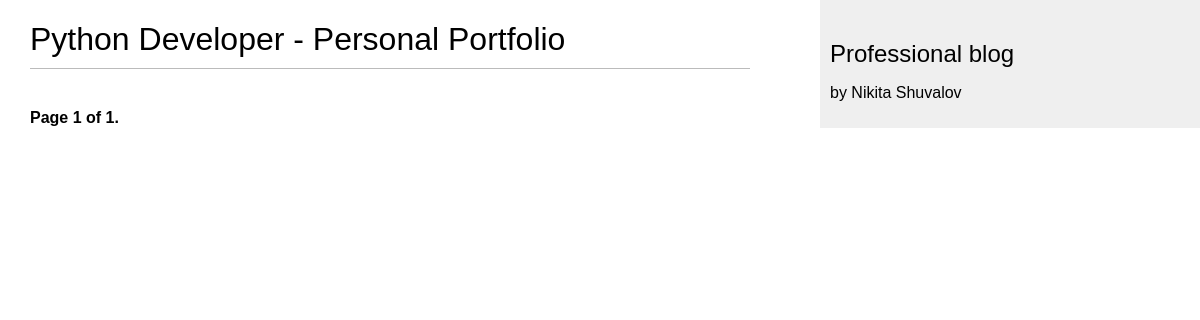
Page /blog/ on the earlier database version.
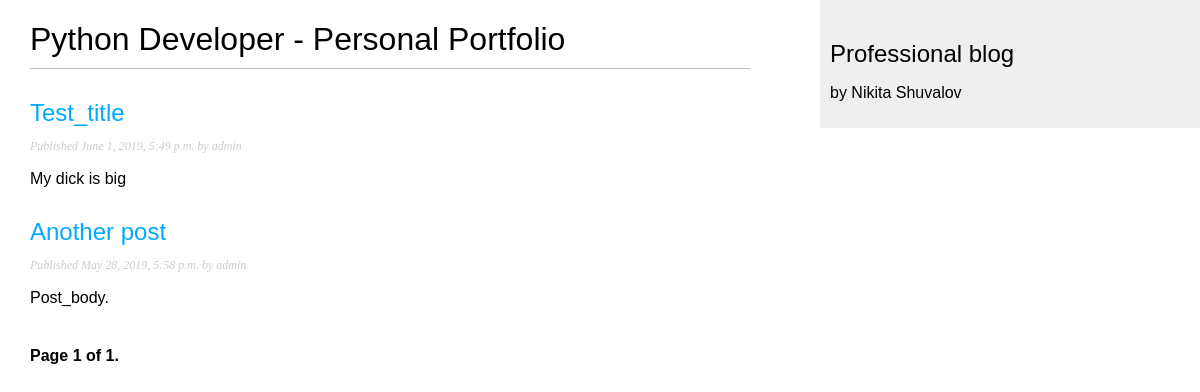
Same page on the later database version.
### blog/models.py (models this page shows, shortened)
class Post(models.Model):
    STATUS_CHOICES = (
        ('draft', 'Draft'),
        ('published', 'Published')
    )
    title = models.CharField(max_length=250)
    slug = models.SlugField(max_length=250, unique_for_date='publish')
    author = models.ForeignKey(User, on_delete=models.CASCADE, related_name='blog_posts')
    body = models.TextField()
    publish = models.DateTimeField(default=timezone.now)
    created = models.DateTimeField(auto_now_add=True)
    updated = models.DateTimeField(auto_now=True)
    status = models.CharField(max_length=10, choices=STATUS_CHOICES, default='draft')
    objects = models.Manager()
    published = PublishedManager()
    class Meta:
        ordering = ['-publish']
    def get_absolute_url(self):
        return reverse('blog:post_detail', args=[self.publish.year, self.publish.month, self.publish.day, self.slug])

### blog/views.py (the view)
# urls.py: path('', views.PostListView.as_view(), name='post_list'),
class PostListView(ListView):
    queryset = Post.published.all()
    context_object_name = 'posts'
    paginate_by = 3
    template_name = 'blog/post/list.html'

### blog/templates/blog/post/list.html (shortened to what this page needs)
{% extends "blog/base.html" %}
{% block content %}
  <h1>Python Developer - Personal Portfolio</h1>
  {% for post in posts %}
    <h2>
      <a href="{{ post.get_absolute_url }}">
        {{ post.title }}
      </a>
    </h2>
    <p class="date">
      Published {{ post.publish }} by {{ post.author }}
    </p>
    {{ post.body|truncatewords:30|linebreaks }}
  {% endfor %}
  {% include "pagination.html" with page=page_obj %}
{% endblock %}

Differences in the rows shown:
added Post: title "Test_title", publish "June 1, 2019, 5:49 p.m.", author "admin", body "My dick is big"
now on this page (row edited): Post: title "Another post", publish "May 28, 2019, 5:58 p.m.", author "admin", body "Post_body."
